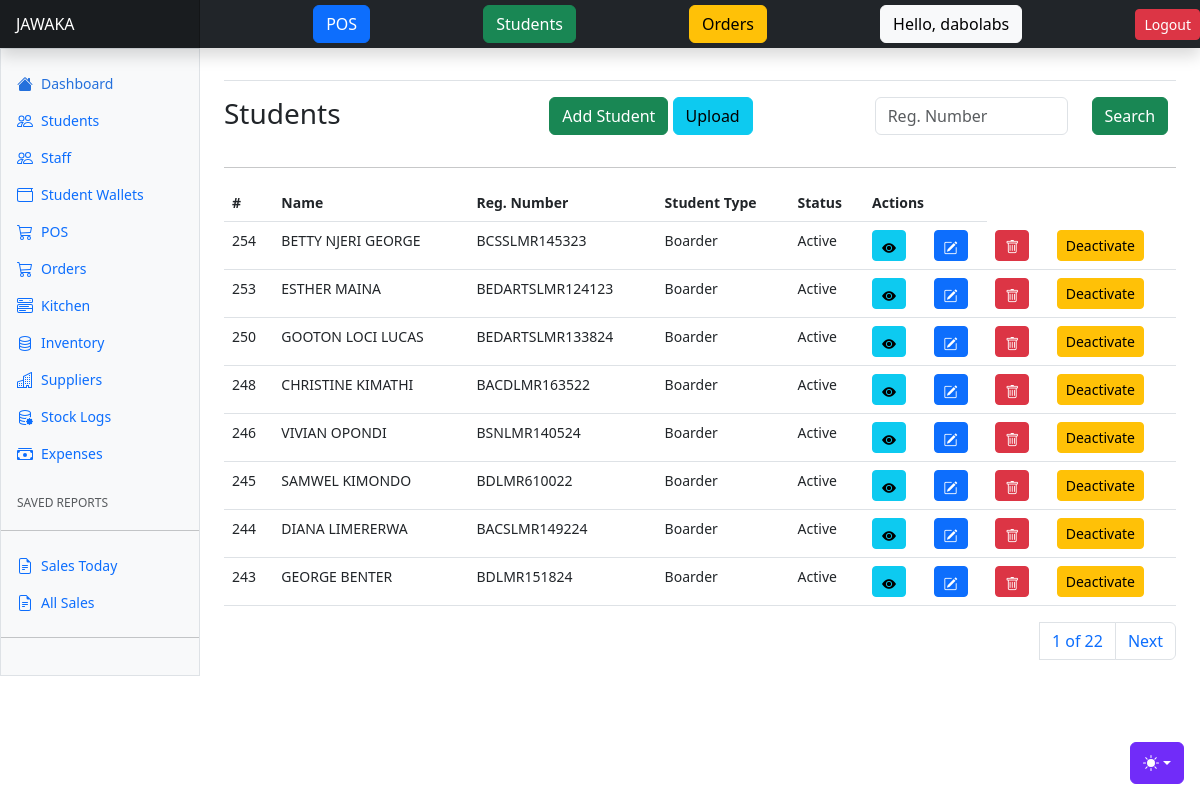
The app's page /students/ (signed in) with its own data.
### apps/users/models.py (models this page shows, shortened)
class User(AbstractUser):
    role = models.CharField(choices=ROLE_CHOICES, max_length=32, null=True)
    phone_number = models.CharField(max_length=255, null=True)
    id_number = models.CharField(max_length=255, null=True)
    gender = models.CharField(max_length=255, null=True)

### apps/students/models.py (models this page shows, shortened)
class Student(AbstractBaseModel):
    user = models.OneToOneField("users.User", on_delete=models.CASCADE)
    student_type = models.CharField(max_length=255, choices=STUDENT_TYPES)
    registration_number = models.CharField(max_length=255)
    status = models.CharField(max_length=255, choices=STUDENT_STATUS)
    added_on = models.DateField(null=True)
    credit_limit = models.DecimalField(max_digits=100, decimal_places=2, default=0)

### apps/students/views.py (the view, shortened to what this page needs)
# urls.py: path("students/", include("apps.students.urls")),
@login_required(login_url="/users/login/")
def students(request):
    students = Student.objects.all().order_by("-created")
    paginator = Paginator(students, 8)
    page_number = request.GET.get("page")
    page_obj = paginator.get_page(page_number)
    context = {
        "students": students,
        "page_obj": page_obj
    }
    return render(request, "students/students.html", context)

### templates/students/students.html (shortened to what this page needs)
{% extends "base.html" %}
{% block content %}
<div class="row">
    <div class="col-4">
        <h3>Students</h3>
    </div>
    <div class="col-4">
        <a class="btn btn-success" data-bs-toggle="modal" data-bs-target="#newStudentModal">Add Student</a>
        <a class="btn btn-info" data-bs-toggle="modal" data-bs-target="#uploadStudentsModal">Upload</a>
    </div>
    <div class="col-4">
      <form method="POST">
        <div class="input-group mb-3">
          <div class="row">
            <div class="col-8">
              <input type="text" class="form-control" id="reg_number" name="reg_number" placeholder="Reg. Number" >
            </div>
            <div class="col-4">
              <button class="btn btn-success">Search</button>
            </div>
          </div>
        </div>
      </form>
    </div>
</div>
<hr/>
      <div class="table-responsive small">
        <table class="table">
          <thead>
            <tr>
              <th scope="col">#</th>
              <th scope="col">Name</th>
              <th scope="col">Reg. Number</th>
              <th scope="col">Student Type</th>
              <th scope="col">Status</th>
              <th scope="col" colspan="2">Actions</th>
            </tr>
          </thead>
          <tbody>
            {% for student in page_obj %}
            <tr>
              <td>{{student.id}}</td>
              <td>{{student.user.first_name}} {{student.user.last_name}}</td>
              <td>{{student.registration_number}}</td>
              <td>{{student.student_type}}</td>
              <td>{{student.status}}</td>
              <td>
                <a href="{% url 'student-details' student.id %}" class="btn btn-info btn-sm"><i class="bi bi-eye-fill"></i></a>
              </td>
              <td><a class="btn btn-primary btn-sm" data-bs-toggle="modal" data-bs-target="#editStudentModal{{ student.id }}">
                <i class="bi bi-pencil-square"></i>
              </a></td>
              <td><a class="btn btn-danger btn-sm" data-bs-toggle="modal" data-bs-target="#deleteStudentModal{{ student.id }}">
                <i class="bi bi-trash"></i>
              </a></td>
              {% if student.status == "Active" %}
              <td>
                <a href="{% url 'activate-deactivate-student' student.id %}" class="btn btn-warning btn-sm">Deactivate</a>
              </td>
              {% else %}
              <td>
                <a href="{% url 'activate-deactivate-student' student.id %}" class="btn btn-success btn-sm">Activate</a>
              </td>
              {% endif %}
            </tr>
            {% endfor %}
          </tbody>
        </table>
        <div>
          <nav aria-label="Page navigation example">
            <ul class="pagination justify-content-end">
              <a class="page-link" href="#">{{ page_obj.number }} of {{ page_obj.paginator.num_pages }}</a>
              {% if page_obj.has_next %}
              <li class="page-item"><a class="page-link" href="?page={{ page_obj.next_page_number }}">Next</a></li>
              {% endif %}
            </ul>
          </nav>
        </div>
      </div>
{% endblock content %}

### templates/base.html (shortened to what this page needs)
{% load static %}
<!doctype html>
<html lang="en" data-bs-theme="auto">
  <head><script src="{% static 'assets/js/color-modes.js' %}"></script>
    <link rel="stylesheet" href="https://cdn.jsdelivr.net/npm/@docsearch/css@3">
<link href="{%  static 'assets/dist/css/bootstrap.min.css' %}" rel="stylesheet">
    <link href="https://cdn.jsdelivr.net/npm/bootstrap-icons@1.10.3/font/bootstrap-icons.css" rel="stylesheet">
    <link href="{% static 'dashboard.css' %}" rel="stylesheet">
  </head>
  <body>
    <div class="dropdown position-fixed bottom-0 end-0 mb-3 me-3 bd-mode-toggle">
      <button class="btn btn-bd-primary py-2 dropdown-toggle d-flex align-items-center"
              id="bd-theme"
              type="button"
              aria-expanded="false"
              data-bs-toggle="dropdown"
              aria-label="Toggle theme (auto)">
        <svg class="bi my-1 theme-icon-active" width="1em" height="1em"><use href="#circle-half"></use></svg>
      </button>
    </div>
<header class="navbar sticky-top bg-dark flex-md-nowrap p-0 shadow" data-bs-theme="dark">
  <a class="navbar-brand col-md-3 col-lg-2 me-0 px-3 fs-6 text-white" href="{% url 'home' %}">JAWAKA</a>
  {% if request.user.is_supperuser or request.user.role == "admin" or request.user.role == "cashier" %}
  <a href="{% url 'place-order' %}"><button class="btn btn-primary">POS</button></a>
  <a href="{% url 'students' %}"><button class="btn btn-success">Students</button></a>
  <a href="{% url 'orders' %}"><button class="btn btn-warning">Orders</button></a>
  <button class="btn btn-light">Hello, {{request.user.username}}</button>
  <a href="{% url 'logout' %}" class="btn btn-danger btn-sm">Logout</a>
  {% endif %}
</header>
<div class="container-fluid">
  <div class="row">
    {% include "includes/sidebar.html" %}
    <main class="col-md-9 ms-sm-auto col-lg-10 px-md-4">
      <div class="d-flex justify-content-between flex-wrap flex-md-nowrap align-items-center pt-3 pb-2 mb-3 border-bottom">
      </div>
      {% block content %}
      {% endblock content %}
  </main>
  </div>
</div>
    </body>
</html>

### static/dashboard.css (style rules this page uses)
.bi { display: inline-block; width: 1rem; height: 1rem; }
.navbar-brand { padding-top: .75rem; padding-bottom: .75rem; background-color: rgba(0, 0, 0, .25); box-shadow: inset -1px 0 0 rgba(0, 0, 0, .25); }

### templates/base.html (style rules this page uses)
.bi { vertical-align: -.125em; fill: currentColor; }
.btn-bd-primary { --bd-violet-bg: #712cf9; --bd-violet-rgb: 112.520718, 44.062154, 249.437846; --bs-btn-font-weight: 600; --bs-btn-color: var(--bs-white); --bs-btn-bg: var(--bd-violet-bg); --bs-btn-border-color: var(--bd-violet-bg); --bs-btn-hover-color: var(--bs-white); --bs-btn-hover-bg: #6528e0; --bs-btn-hover-border-color: #6528e0; --bs-btn-focus-shadow-rgb: var(--bd-violet-rgb); --bs-btn-active-color: var(--bs-btn-hover-color); --bs-btn-active-bg: #5a23c8; --bs-btn-active-border-color: #5a23c8; }
.bd-mode-toggle { z-index: 1500; }

### records on screen
User: user.username "dabolabs"
Student: id "254", user.first_name "BETTY", user.last_name "NJERI GEORGE", registration_number "BCSSLMR145323", student_type "Boarder", status "Active", shows "Deactivate"
Student: id "253", user.first_name "ESTHER", user.last_name "MAINA", registration_number "BEDARTSLMR124123", student_type "Boarder", status "Active", shows "Deactivate"
Student: id "250", user.first_name "GOOTON", user.last_name "LOCI LUCAS", registration_number "BEDARTSLMR133824", student_type "Boarder", status "Active", shows "Deactivate"
Student: id "248", user.first_name "CHRISTINE", user.last_name "KIMATHI", registration_number "BACDLMR163522", student_type "Boarder", status "Active", shows "Deactivate"
Student: id "246", user.first_name "VIVIAN", user.last_name "OPONDI", registration_number "BSNLMR140524", student_type "Boarder", status "Active", shows "Deactivate"
Student: id "245", user.first_name "SAMWEL", user.last_name "KIMONDO", registration_number "BDLMR610022", student_type "Boarder", status "Active", shows "Deactivate"
Student: id "244", user.first_name "DIANA", user.last_name "LIMERERWA", registration_number "BACSLMR149224", student_type "Boarder", status "Active", shows "Deactivate"
Student: id "243", user.first_name "GEORGE", user.last_name "BENTER", registration_number "BDLMR151824", student_type "Boarder", status "Active", shows "Deactivate"

### other values on screen
{{ page_obj.number }} "1"
{{ page_obj.paginator.num_pages }} "22"
